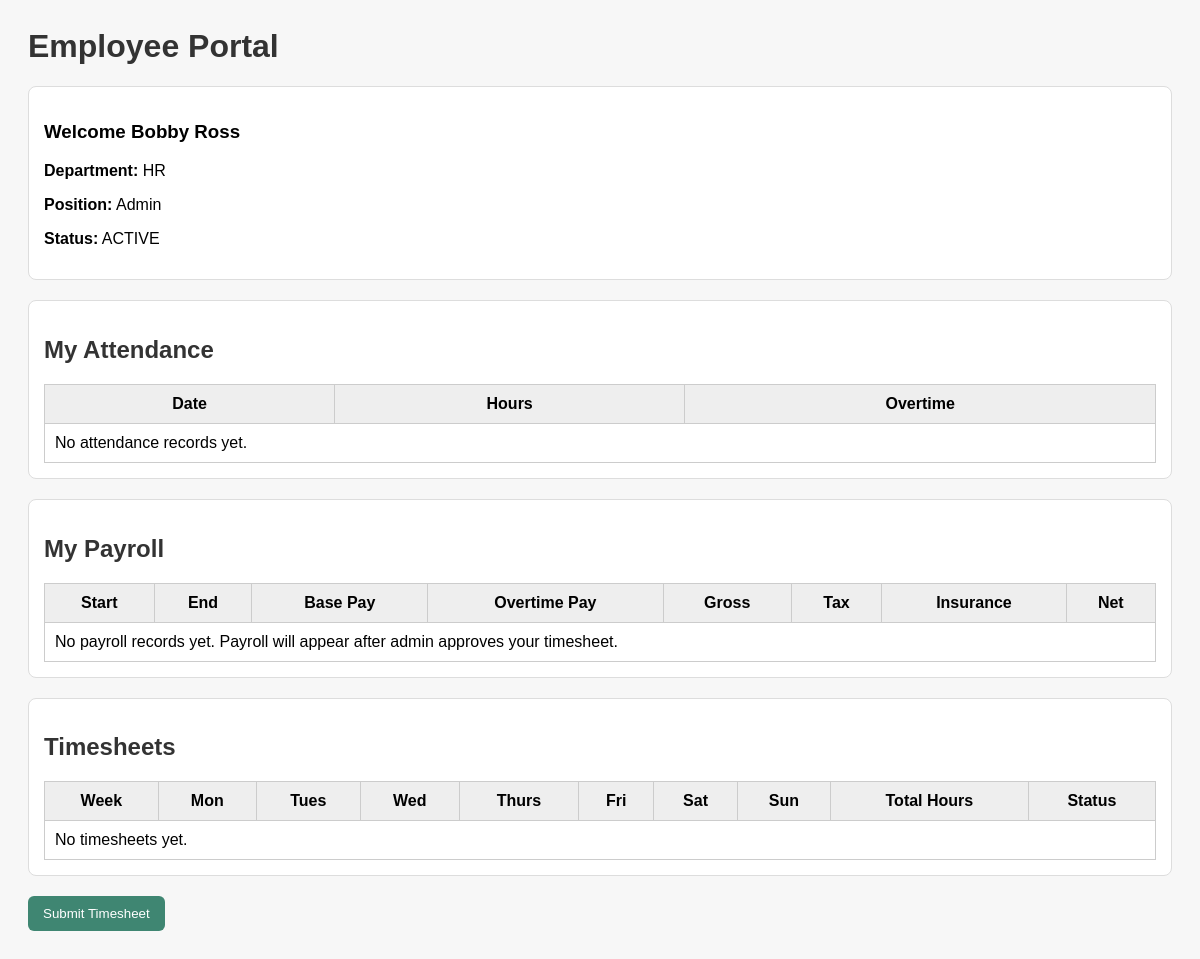
Screenshot of /employee/ (signed in) with the database file from the repository.
### payroll/models.py (models this page shows, shortened)
class Employee(models.Model):
    user = models.OneToOneField(User, on_delete=models.CASCADE)
    STATUS_CHOICES = [
        ('ACTIVE', 'Active'),
        ('INACTIVE', 'Inactive'),
    ]
    first_name = models.CharField(max_length=50)
    last_name = models.CharField(max_length=50)
    department = models.ForeignKey(Department, on_delete=models.CASCADE)
    position = models.ForeignKey(Position, on_delete=models.CASCADE)
    hire_date = models.DateField()
    status = models.CharField(max_length=10, choices=STATUS_CHOICES)

class Department(models.Model):
    department_name = models.CharField(max_length=100)
    department_id = models.CharField(max_length=20, unique=True)

class Position(models.Model):
    position_title = models.CharField(max_length=100)
    base_salary = models.DecimalField(max_digits=10, decimal_places=2)

### payroll/views.py (the view, shortened to what this page needs)
# urls.py: path('employee/', views.employee_portal, name='employee_portal'),
@login_required
def employee_portal(request):
    employee = Employee.objects.filter(user=request.user).first()
    if not employee:
        return render(request, 'payroll/employee_portal.html', {
            'error': 'No employee profile linked to this user'
        })
    timesheets = Timesheet.objects.filter(employee=employee).order_by('-week_start')
    payroll_records = Payroll.objects.filter(employee=employee).order_by('-pay_period_start')
    attendance_records = Attendance.objects.filter(employee=employee).order_by('-work_date')
    return render(request, 'payroll/employee_portal.html', {
        'employee': employee,
        'payroll_records': payroll_records,
        'timesheets': timesheets,
        'attendance_records': attendance_records,
    })

### payroll/templates/payroll/employee_portal.html (shortened to what this page needs)
<!DOCTYPE >
<html>
<head>
</head>
<body>
<h1>Employee Portal</h1>
<div class="card">
    <h3>Welcome {{ employee.first_name }} {{ employee.last_name }}</h3>
    <p><strong>Department:</strong> {{ employee.department.department_name }}</p>
    <p><strong>Position:</strong> {{ employee.position.position_title }}</p>
    <p><strong>Status:</strong> {{ employee.status }}</p>
</div>
<div class="card">
    <h2>My Attendance</h2>
    <table>
        <tr>
            <th>Date</th>
            <th>Hours</th>
            <th>Overtime</th>
        </tr>
        {% for record in attendance_records %}
        <tr>
            <td>{{ record.work_date }}</td>
            <td>{{ record.hours_worked }}</td>
            <td>{{ record.overtime_hours }}</td>
        </tr>
        {% empty %}
        <tr>
            <td colspan="3">No attendance records yet.</td>
        </tr>
        {% endfor %}
    </table>
</div>
<div class="card">
    <h2>My Payroll</h2>
    <table>
        <tr>
            <th>Start</th>
            <th>End</th>
            <th>Base Pay</th>
            <th>Overtime Pay</th>
            <th>Gross</th>
            <th>Tax</th>
            <th>Insurance</th>
            <th>Net</th>
        </tr>
        {% for record in payroll_records %}
        <tr>
            <td>{{ record.pay_period_start }}</td>
            <td>{{ record.pay_period_end }}</td>
            <td>{{ record.base_pay }}</td>
            <td>{{ record.overtime_pay }}</td>
            <td>{{ record.gross_salary }}</td>
            <td>{{ record.tax_deduction }}</td>
            <td>{{ record.insurance_deduction }}</td>
            <td>{{ record.net_salary }}</td>
        </tr>
        {% empty %}
        <tr>
            <td colspan="8">No payroll records yet. Payroll will appear after admin approves your timesheet.</td>
        </tr>
        {% endfor %}
    </table>
</div>
<div class="card">
<h2>Timesheets</h2>
<table>
    <tr>
        <th>Week</th>
        <th>Mon</th>
        <th>Tues</th>
        <th>Wed</th>
        <th>Thurs</th>
        <th>Fri</th>
        <th>Sat</th>
        <th>Sun</th>
        <th>Total Hours</th>
        <th>Status</th>
    </tr>
    {% for t in timesheets %}
    <tr>
        <td>{{ t.week_start }} - {{ t.week_end }}</td>
        <td>{{ t.mon_hours }}</td>
        <td>{{ t.tues_hours }}</td>
        <td>{{ t.wed_hours }}</td>
        <td>{{ t.thurs_hours }}</td>
        <td>{{ t.fri_hours }}</td>
        <td>{{ t.sat_hours }}</td>
        <td>{{ t.sun_hours }}</td>
        <td>{{ t.total_hours }}</td>
        <td>
            {% if t.approved %}
                Approved - Payroll Created
            {% else %}
                Submitted - Waiting for Admin Approval
            {% endif %}
        </td>
    </tr>
    {% empty %}
    <tr>
        <td colspan="10">No timesheets yet.</td>
    </tr>
    {% endfor %}
</table>
</div>
<a href="{% url 'timesheet_portal' %}">
    <button type="button">Submit Timesheet</button>
</a>
</body>
</html>

### payroll/templates/payroll/employee_portal.html (style rules this page uses)
body { font-family: Arial; padding: 20px; background: #f7f7f7; }
.card { background: white; padding: 15px; margin-bottom: 20px; border-radius: 8px; border: 1px solid #ddd; }
table { width: 100%; border-collapse: collapse; background: white; }
th, td { border: 1px solid #ccc; padding: 10px; }
th { background: #eee; }
h1, h2 { color: #333; }
button { padding: 10px 15px; background: #3f8672; color: white; border: none; border-radius: 6px; }

### rows the page displays
Employee: first_name "Bobby", last_name "Ross", department.department_name "HR", position.position_title "Admin", status "ACTIVE"
